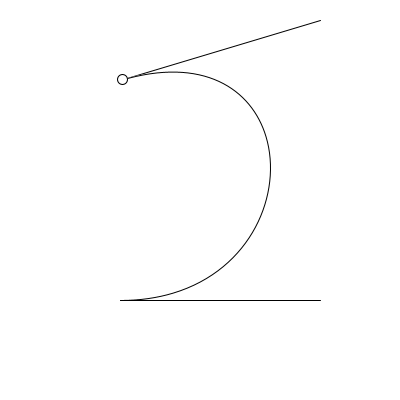
Frame 1 (no input)
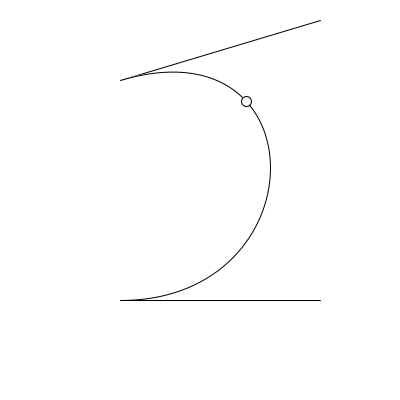
Frame 60 (the mouse pressed at the canvas centre just before this capture)
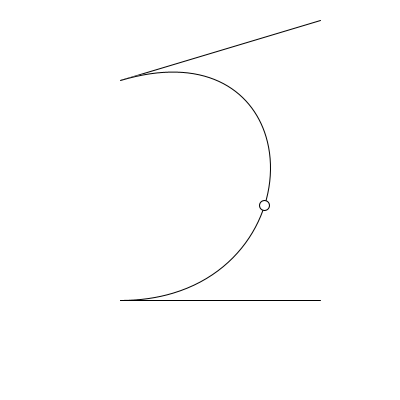
Frame 120 (the mouse held since frame 60 and released just before this capture)

The Processing sketch that drew these frames (run headless with seeded random() and noise(); from frame 60 on, the mouse is pressed at the canvas centre):

// Processing sketch: week03_8b_bezier_equation
// ── week03_8b_bezier_equation.pde
//week03-8b_bezier_equation
void setup(){
  size(400,400);
}
int x1=120,x2=320,x3=320,x4=120;
int y1=80,y2=20,y3=300,y4=300;
void draw(){
  background(255);
  line(x1,y1,x2,y2);
  line(x3,y3,x4,y4);
  bezier(x1,y1,x2,y2,x3,y3,x4,y4); //貝式曲線
  float t=frameCount/200.0%1;
  float t2=1-t;
  float x=x1*t2*t2*t2+3*t*x2*t2*t2+3*x3*t*t*t2+x4*t*t*t;
  float y=y1*t2*t2*t2+3*t*y2*t2*t2+3*y3*t*t*t2+y4*t*t*t;
  ellipse(x,y,10,10);
}
